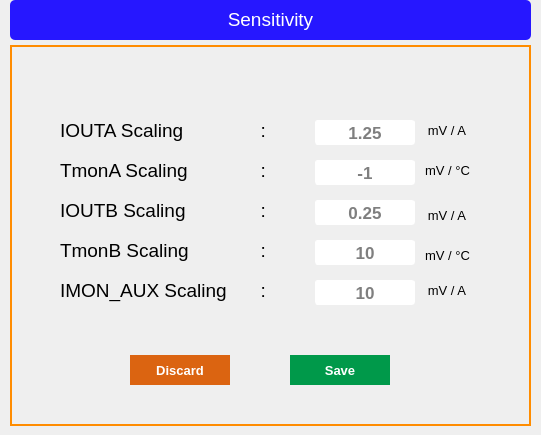
<?xml version="1.0" encoding="UTF-8"?>
<ui version="4.0">
 <class>Telemetry_senstivity</class>
 <widget class="QMainWindow" name="Telemetry_senstivity">
  <property name="geometry">
   <rect>
    <x>0</x>
    <y>0</y>
    <width>541</width>
    <height>435</height>
   </rect>
  </property>
  <property name="windowTitle">
   <string>Telemetry</string>
  </property>
  <widget class="QWidget" name="centralwidget">
   <widget class="QLabel" name="label_Senstivity">
    <property name="geometry">
     <rect>
      <x>10</x>
      <y>0</y>
      <width>521</width>
      <height>40</height>
     </rect>
    </property>
    <property name="font">
     <font>
      <family>Arial</family>
      <pointsize>18</pointsize>
     </font>
    </property>
    <property name="styleSheet">
     <string notr="true">background-color: rgb(38, 23, 255);
color: rgb(255, 255, 255);
border-radius:5px;</string>
    </property>
    <property name="text">
     <string>&lt;html&gt;&lt;head/&gt;&lt;body&gt;&lt;p&gt;&lt;span style=&quot; font-size:14pt;&quot;&gt;Sensitivity&lt;/span&gt;&lt;/p&gt;&lt;/body&gt;&lt;/html&gt;</string>
    </property>
    <property name="alignment">
     <set>Qt::AlignCenter</set>
    </property>
   </widget>
   <widget class="QFrame" name="frame_display">
    <property name="geometry">
     <rect>
      <x>10</x>
      <y>45</y>
      <width>521</width>
      <height>381</height>
     </rect>
    </property>
    <property name="font">
     <font>
      <weight>50</weight>
      <bold>false</bold>
     </font>
    </property>
    <property name="styleSheet">
     <string notr="true">
border: 2px solid darkorange;
border-radius:0px;
</string>
    </property>
    <property name="frameShape">
     <enum>QFrame::StyledPanel</enum>
    </property>
    <property name="frameShadow">
     <enum>QFrame::Raised</enum>
    </property>
    <widget class="QPushButton" name="pushButton_Discard">
     <property name="geometry">
      <rect>
       <x>120</x>
       <y>310</y>
       <width>100</width>
       <height>30</height>
      </rect>
     </property>
     <property name="font">
      <font>
       <pointsize>10</pointsize>
       <weight>75</weight>
       <bold>true</bold>
      </font>
     </property>
     <property name="focusPolicy">
      <enum>Qt::ClickFocus</enum>
     </property>
     <property name="styleSheet">
      <string notr="true">QPushButton{background-color: rgb(219, 100, 17);
color: rgb(255, 255, 255);
border:none;
}
QPushButton::hover{
border:2px solid red;
background-color: orange;
}
</string>
     </property>
     <property name="text">
      <string>Discard</string>
     </property>
    </widget>
    <widget class="QPushButton" name="pushButton_Save">
     <property name="geometry">
      <rect>
       <x>280</x>
       <y>310</y>
       <width>100</width>
       <height>30</height>
      </rect>
     </property>
     <property name="font">
      <font>
       <pointsize>10</pointsize>
       <weight>75</weight>
       <bold>true</bold>
      </font>
     </property>
     <property name="focusPolicy">
      <enum>Qt::ClickFocus</enum>
     </property>
     <property name="styleSheet">
      <string notr="true">QPushButton{background-color: rgb(0, 153, 74);
color: rgb(255, 255, 255);
border:none;
}
QPushButton::hover{
border:2px solid green;
background-color:lightgreen;
}
</string>
     </property>
     <property name="text">
      <string>Save</string>
     </property>
    </widget>
    <widget class="QLineEdit" name="lineEdit_tmonB_scaling">
     <property name="geometry">
      <rect>
       <x>305</x>
       <y>195</y>
       <width>100</width>
       <height>25</height>
      </rect>
     </property>
     <property name="font">
      <font>
       <pointsize>13</pointsize>
       <weight>75</weight>
       <bold>true</bold>
      </font>
     </property>
     <property name="styleSheet">
      <string notr="true">QLineEdit{
	background-color: rgb(255, 255, 255);
	color: rgb(0, 0, 0);
border:1px solid white;
border-radius:3px;
}

QLineEdit::hover{
border:2px solid  rgb(173, 77, 12);
}

QLineEdit::focus{
border:2px solid red;
	background-color: rgb(255, 173, 101);
}</string>
     </property>
     <property name="alignment">
      <set>Qt::AlignCenter</set>
     </property>
     <property name="placeholderText">
      <string>10</string>
     </property>
    </widget>
    <widget class="QLabel" name="label_RailA_54">
     <property name="geometry">
      <rect>
       <x>240</x>
       <y>70</y>
       <width>16</width>
       <height>30</height>
      </rect>
     </property>
     <property name="font">
      <font>
       <family>Arial</family>
       <pointsize>14</pointsize>
      </font>
     </property>
     <property name="styleSheet">
      <string notr="true">border: none;
color: rgb(0, 0, 0);</string>
     </property>
     <property name="frameShape">
      <enum>QFrame::NoFrame</enum>
     </property>
     <property name="text">
      <string>  :</string>
     </property>
     <property name="alignment">
      <set>Qt::AlignRight|Qt::AlignTrailing|Qt::AlignVCenter</set>
     </property>
    </widget>
    <widget class="QLabel" name="label_RailA_6">
     <property name="geometry">
      <rect>
       <x>50</x>
       <y>70</y>
       <width>141</width>
       <height>30</height>
      </rect>
     </property>
     <property name="font">
      <font>
       <family>Arial</family>
       <pointsize>14</pointsize>
      </font>
     </property>
     <property name="styleSheet">
      <string notr="true">border: none;
color: rgb(0, 0, 0);</string>
     </property>
     <property name="frameShape">
      <enum>QFrame::NoFrame</enum>
     </property>
     <property name="text">
      <string>IOUTA Scaling</string>
     </property>
     <property name="alignment">
      <set>Qt::AlignLeading|Qt::AlignLeft|Qt::AlignVCenter</set>
     </property>
    </widget>
    <widget class="QLineEdit" name="lineEdit_ioutA_scaling">
     <property name="geometry">
      <rect>
       <x>305</x>
       <y>75</y>
       <width>100</width>
       <height>25</height>
      </rect>
     </property>
     <property name="font">
      <font>
       <pointsize>13</pointsize>
       <weight>75</weight>
       <bold>true</bold>
      </font>
     </property>
     <property name="styleSheet">
      <string notr="true">QLineEdit{
	background-color: rgb(255, 255, 255);
	color: rgb(0, 0, 0);
border:1px solid white;
border-radius:3px;
}

QLineEdit::hover{
border:2px solid  rgb(173, 77, 12);
}

QLineEdit::focus{
border:2px solid red;
	background-color: rgb(255, 173, 101);
}</string>
     </property>
     <property name="alignment">
      <set>Qt::AlignCenter</set>
     </property>
     <property name="placeholderText">
      <string>1.25</string>
     </property>
    </widget>
    <widget class="QLabel" name="label_RailA_39">
     <property name="geometry">
      <rect>
       <x>415</x>
       <y>200</y>
       <width>45</width>
       <height>21</height>
      </rect>
     </property>
     <property name="font">
      <font>
       <family>Arial</family>
       <pointsize>10</pointsize>
      </font>
     </property>
     <property name="styleSheet">
      <string notr="true">border: none;
color: rgb(0, 0, 0);</string>
     </property>
     <property name="frameShape">
      <enum>QFrame::NoFrame</enum>
     </property>
     <property name="text">
      <string>mV / °C</string>
     </property>
     <property name="alignment">
      <set>Qt::AlignRight|Qt::AlignTrailing|Qt::AlignVCenter</set>
     </property>
    </widget>
    <widget class="QLineEdit" name="lineEdit_tmonA_scaling">
     <property name="geometry">
      <rect>
       <x>305</x>
       <y>115</y>
       <width>100</width>
       <height>25</height>
      </rect>
     </property>
     <property name="font">
      <font>
       <pointsize>13</pointsize>
       <weight>75</weight>
       <bold>true</bold>
      </font>
     </property>
     <property name="styleSheet">
      <string notr="true">QLineEdit{
	background-color: rgb(255, 255, 255);
	color: rgb(0, 0, 0);
border:1px solid white;
border-radius:3px;
}

QLineEdit::hover{
border:2px solid  rgb(173, 77, 12);
}

QLineEdit::focus{
border:2px solid red;
	background-color: rgb(255, 173, 101);
}</string>
     </property>
     <property name="alignment">
      <set>Qt::AlignCenter</set>
     </property>
     <property name="placeholderText">
      <string>-1</string>
     </property>
    </widget>
    <widget class="QLineEdit" name="lineEdit_ioutB_scaling">
     <property name="geometry">
      <rect>
       <x>305</x>
       <y>155</y>
       <width>100</width>
       <height>25</height>
      </rect>
     </property>
     <property name="font">
      <font>
       <pointsize>13</pointsize>
       <weight>75</weight>
       <bold>true</bold>
      </font>
     </property>
     <property name="styleSheet">
      <string notr="true">QLineEdit{
	background-color: rgb(255, 255, 255);
	color: rgb(0, 0, 0);
border:1px solid white;
border-radius:3px;
}

QLineEdit::hover{
border:2px solid  rgb(173, 77, 12);
}

QLineEdit::focus{
border:2px solid red;
	background-color: rgb(255, 173, 101);
}</string>
     </property>
     <property name="alignment">
      <set>Qt::AlignCenter</set>
     </property>
     <property name="placeholderText">
      <string>0.25</string>
     </property>
    </widget>
    <widget class="QLabel" name="label_RailA_53">
     <property name="geometry">
      <rect>
       <x>240</x>
       <y>110</y>
       <width>16</width>
       <height>30</height>
      </rect>
     </property>
     <property name="font">
      <font>
       <family>Arial</family>
       <pointsize>14</pointsize>
      </font>
     </property>
     <property name="styleSheet">
      <string notr="true">border: none;
color: rgb(0, 0, 0);</string>
     </property>
     <property name="frameShape">
      <enum>QFrame::NoFrame</enum>
     </property>
     <property name="text">
      <string>  :</string>
     </property>
     <property name="alignment">
      <set>Qt::AlignRight|Qt::AlignTrailing|Qt::AlignVCenter</set>
     </property>
    </widget>
    <widget class="QLabel" name="label_RailA_4">
     <property name="geometry">
      <rect>
       <x>50</x>
       <y>110</y>
       <width>131</width>
       <height>30</height>
      </rect>
     </property>
     <property name="font">
      <font>
       <family>Arial</family>
       <pointsize>14</pointsize>
      </font>
     </property>
     <property name="styleSheet">
      <string notr="true">border: none;
color: rgb(0, 0, 0);</string>
     </property>
     <property name="frameShape">
      <enum>QFrame::NoFrame</enum>
     </property>
     <property name="text">
      <string>TmonA Scaling</string>
     </property>
     <property name="alignment">
      <set>Qt::AlignLeading|Qt::AlignLeft|Qt::AlignVCenter</set>
     </property>
    </widget>
    <widget class="QLabel" name="label_RailA_5">
     <property name="geometry">
      <rect>
       <x>50</x>
       <y>230</y>
       <width>171</width>
       <height>30</height>
      </rect>
     </property>
     <property name="font">
      <font>
       <family>Arial</family>
       <pointsize>14</pointsize>
      </font>
     </property>
     <property name="styleSheet">
      <string notr="true">border: none;
color: rgb(0, 0, 0);</string>
     </property>
     <property name="frameShape">
      <enum>QFrame::NoFrame</enum>
     </property>
     <property name="text">
      <string>IMON_AUX Scaling</string>
     </property>
     <property name="alignment">
      <set>Qt::AlignLeading|Qt::AlignLeft|Qt::AlignVCenter</set>
     </property>
    </widget>
    <widget class="QLabel" name="label_RailA_40">
     <property name="geometry">
      <rect>
       <x>415</x>
       <y>160</y>
       <width>41</width>
       <height>21</height>
      </rect>
     </property>
     <property name="font">
      <font>
       <family>Arial</family>
       <pointsize>10</pointsize>
      </font>
     </property>
     <property name="styleSheet">
      <string notr="true">border: none;
color: rgb(0, 0, 0);</string>
     </property>
     <property name="frameShape">
      <enum>QFrame::NoFrame</enum>
     </property>
     <property name="text">
      <string>mV / A</string>
     </property>
     <property name="alignment">
      <set>Qt::AlignRight|Qt::AlignTrailing|Qt::AlignVCenter</set>
     </property>
    </widget>
    <widget class="QLabel" name="label_RailA_7">
     <property name="geometry">
      <rect>
       <x>50</x>
       <y>190</y>
       <width>131</width>
       <height>30</height>
      </rect>
     </property>
     <property name="font">
      <font>
       <family>Arial</family>
       <pointsize>14</pointsize>
      </font>
     </property>
     <property name="styleSheet">
      <string notr="true">border: none;
color: rgb(0, 0, 0);</string>
     </property>
     <property name="frameShape">
      <enum>QFrame::NoFrame</enum>
     </property>
     <property name="text">
      <string>TmonB Scaling</string>
     </property>
     <property name="alignment">
      <set>Qt::AlignLeading|Qt::AlignLeft|Qt::AlignVCenter</set>
     </property>
    </widget>
    <widget class="QLabel" name="label_RailA_55">
     <property name="geometry">
      <rect>
       <x>240</x>
       <y>150</y>
       <width>16</width>
       <height>30</height>
      </rect>
     </property>
     <property name="font">
      <font>
       <family>Arial</family>
       <pointsize>14</pointsize>
      </font>
     </property>
     <property name="styleSheet">
      <string notr="true">border: none;
color: rgb(0, 0, 0);</string>
     </property>
     <property name="frameShape">
      <enum>QFrame::NoFrame</enum>
     </property>
     <property name="text">
      <string>  :</string>
     </property>
     <property name="alignment">
      <set>Qt::AlignRight|Qt::AlignTrailing|Qt::AlignVCenter</set>
     </property>
    </widget>
    <widget class="QLabel" name="label_RailA_56">
     <property name="geometry">
      <rect>
       <x>240</x>
       <y>190</y>
       <width>16</width>
       <height>30</height>
      </rect>
     </property>
     <property name="font">
      <font>
       <family>Arial</family>
       <pointsize>14</pointsize>
      </font>
     </property>
     <property name="styleSheet">
      <string notr="true">border: none;
color: rgb(0, 0, 0);</string>
     </property>
     <property name="frameShape">
      <enum>QFrame::NoFrame</enum>
     </property>
     <property name="text">
      <string>  :</string>
     </property>
     <property name="alignment">
      <set>Qt::AlignRight|Qt::AlignTrailing|Qt::AlignVCenter</set>
     </property>
    </widget>
    <widget class="QLabel" name="label_RailA_8">
     <property name="geometry">
      <rect>
       <x>50</x>
       <y>150</y>
       <width>141</width>
       <height>30</height>
      </rect>
     </property>
     <property name="font">
      <font>
       <family>Arial</family>
       <pointsize>14</pointsize>
      </font>
     </property>
     <property name="styleSheet">
      <string notr="true">border: none;
color: rgb(0, 0, 0);</string>
     </property>
     <property name="frameShape">
      <enum>QFrame::NoFrame</enum>
     </property>
     <property name="text">
      <string>IOUTB Scaling</string>
     </property>
     <property name="alignment">
      <set>Qt::AlignLeading|Qt::AlignLeft|Qt::AlignVCenter</set>
     </property>
    </widget>
    <widget class="QLabel" name="label_RailA_41">
     <property name="geometry">
      <rect>
       <x>415</x>
       <y>75</y>
       <width>41</width>
       <height>21</height>
      </rect>
     </property>
     <property name="font">
      <font>
       <family>Arial</family>
       <pointsize>10</pointsize>
      </font>
     </property>
     <property name="styleSheet">
      <string notr="true">border: none;
color: rgb(0, 0, 0);</string>
     </property>
     <property name="frameShape">
      <enum>QFrame::NoFrame</enum>
     </property>
     <property name="text">
      <string>mV / A</string>
     </property>
     <property name="alignment">
      <set>Qt::AlignRight|Qt::AlignTrailing|Qt::AlignVCenter</set>
     </property>
    </widget>
    <widget class="QLabel" name="label_RailA_42">
     <property name="geometry">
      <rect>
       <x>415</x>
       <y>115</y>
       <width>45</width>
       <height>21</height>
      </rect>
     </property>
     <property name="font">
      <font>
       <family>Arial</family>
       <pointsize>10</pointsize>
      </font>
     </property>
     <property name="styleSheet">
      <string notr="true">border: none;
color: rgb(0, 0, 0);</string>
     </property>
     <property name="frameShape">
      <enum>QFrame::NoFrame</enum>
     </property>
     <property name="text">
      <string>mV / °C</string>
     </property>
     <property name="alignment">
      <set>Qt::AlignRight|Qt::AlignTrailing|Qt::AlignVCenter</set>
     </property>
    </widget>
    <widget class="QLabel" name="label_RailA_57">
     <property name="geometry">
      <rect>
       <x>240</x>
       <y>230</y>
       <width>16</width>
       <height>30</height>
      </rect>
     </property>
     <property name="font">
      <font>
       <family>Arial</family>
       <pointsize>14</pointsize>
      </font>
     </property>
     <property name="styleSheet">
      <string notr="true">border: none;
color: rgb(0, 0, 0);</string>
     </property>
     <property name="frameShape">
      <enum>QFrame::NoFrame</enum>
     </property>
     <property name="text">
      <string>  :</string>
     </property>
     <property name="alignment">
      <set>Qt::AlignRight|Qt::AlignTrailing|Qt::AlignVCenter</set>
     </property>
    </widget>
    <widget class="QLineEdit" name="lineEdit_imon_aux_scaling">
     <property name="geometry">
      <rect>
       <x>305</x>
       <y>235</y>
       <width>100</width>
       <height>25</height>
      </rect>
     </property>
     <property name="font">
      <font>
       <pointsize>13</pointsize>
       <weight>75</weight>
       <bold>true</bold>
      </font>
     </property>
     <property name="styleSheet">
      <string notr="true">QLineEdit{
	background-color: rgb(255, 255, 255);
	color: rgb(0, 0, 0);
border:1px solid white;
border-radius:3px;
}

QLineEdit::hover{
border:2px solid  rgb(173, 77, 12);
}

QLineEdit::focus{
border:2px solid red;
	background-color: rgb(255, 173, 101);
}</string>
     </property>
     <property name="alignment">
      <set>Qt::AlignCenter</set>
     </property>
     <property name="placeholderText">
      <string>10</string>
     </property>
    </widget>
    <widget class="QLabel" name="label_RailA_43">
     <property name="geometry">
      <rect>
       <x>415</x>
       <y>235</y>
       <width>41</width>
       <height>21</height>
      </rect>
     </property>
     <property name="font">
      <font>
       <family>Arial</family>
       <pointsize>10</pointsize>
      </font>
     </property>
     <property name="styleSheet">
      <string notr="true">border: none;
color: rgb(0, 0, 0);</string>
     </property>
     <property name="frameShape">
      <enum>QFrame::NoFrame</enum>
     </property>
     <property name="text">
      <string>mV / A</string>
     </property>
     <property name="alignment">
      <set>Qt::AlignRight|Qt::AlignTrailing|Qt::AlignVCenter</set>
     </property>
    </widget>
   </widget>
  </widget>
 </widget>
 <resources>
  <include location="start_up_image.qrc"/>
 </resources>
 <connections/>
</ui>
